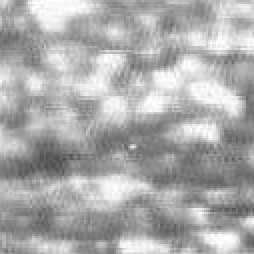
%> input picture data/1.bmp, 127 x 127 px (shown 2 times larger)
$ octave --eval "result = lrfunc(imread('data/1.bmp'));"   (GNU Octave 9; MATLAB toolbox functions it lacks are replaced by stand-ins)
%> lines starting %> are read from the running program, lines starting %| are printed output that depends on the picture
%  Infrared small target detection via line-based reconstruction and entropy-induced suppression
function [re, re1, re2] = lrfunc(img)
[row,col] = size(img);
%> row = 127; col = 127
img = double(img);
sita = zeros(row, col, 12);
pad = padarray(img, [6, 6], 'replicate');
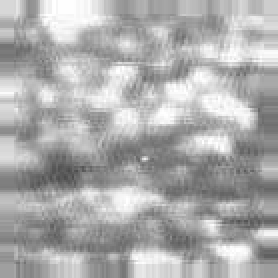
%> pad: size 139x139 double (shown 2 times larger); min 76, max 255, mean 172.3
for p=1:12;
    seta=p*pi/6;
    x2 = repmat(1:col, row, 1) + 6 + 2*cos(seta);     x2 = round(x2);
    y2 = repmat([1:row]', 1, col) + 6 + 2*sin(seta);     y2 = round(y2);
    x4 = repmat(1:col, row, 1) + 6 + 4*cos(seta);     x4 = round(x4);
    y4 = repmat([1:row]', 1, col) + 6 + 4*sin(seta);     y4 = round(y4);
    x6 = repmat(1:col, row, 1) +6 + 6*cos(seta);     x6 = round(x6);
    y6 = repmat([1:row]', 1, col) +6 + 6*sin(seta);     y6 = round(y6);

    ind2 = sub2ind(size(pad), y2, x2);
    val2 = pad(ind2);
    ind4 = sub2ind(size(pad), y4, x4);
    val4 = pad(ind4);
    ind6 = sub2ind(size(pad), y6, x6);
    val6 = pad(ind6);
    tt = cat(3, val2, val4, val6);
    line = min(tt, [], 3);
    %% 比较耗时
    % [13 lines of commented-out code are left out]
    sita(:, :, p) = line;
end
%> this loop made 12 passes
%> pass 1, in lrfunc, `val4 = pad(ind4);`:
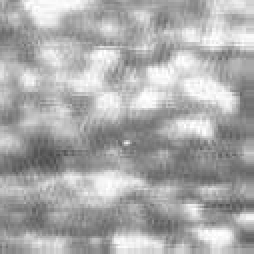
%> val4: size 127x127 double (shown 2 times larger); min 76, max 255, mean 170.9
%> pass 1, in lrfunc, `val6 = pad(ind6);`:
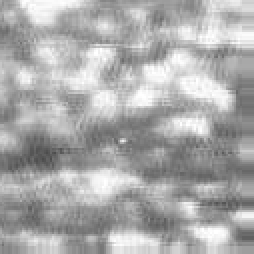
%> val6: size 127x127 double (shown 2 times larger); min 76, max 255, mean 170.8
%> pass 1, in lrfunc, `tt = cat(3, val2, val4, val6);`:
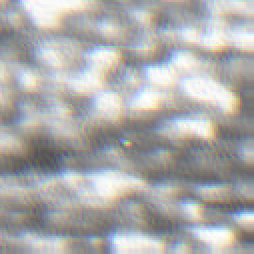
%> tt: size 127x127x3 double (shown 2 times larger); mean R, G, B 171.1, 170.9, 170.8
back=max(sita, [], 3);
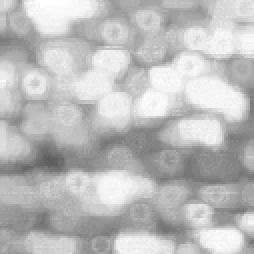
%> back: size 127x127 double (shown 2 times larger); min 91, max 255, mean 188.8
re1 = double(img)-back;
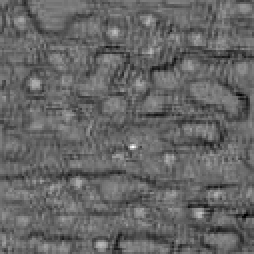
%> re1: size 127x127 double (shown 2 times larger); min -97, max 102, mean -17.4; drawn with min black and max white
re = (re1 - mean2(re1)).^2; %  论文里的结果
%%
re2 = re1;
re2(re2<0) = 0; % 论文里没有这个步骤
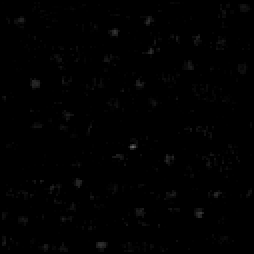
%> re2: size 127x127 double (shown 2 times larger); min 0, max 102, mean 1.1
if 0
    figure; imshow(uint8(img)); title('original image');
    hold on;
    [y,x] = find(img == min(img(:)));
    plot(x, y, 'rs');
    hold off;
    img(y, x)
    back(y, x)
    figure; imshow(back, []);
    figure; imshow(re, []); title('re');
    figure; imshow(re1, []); title('re1');
    figure; imshow(re2, []); title('re2');
end
end

$ run again, on data/10.bmp
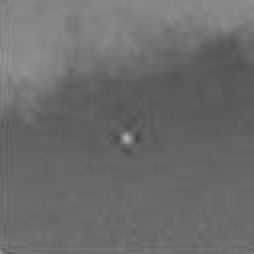
%> input picture data/10.bmp, 127 x 127 px (shown 2 times larger)
%> in lrfunc, `re1 = double(img)-back;`:
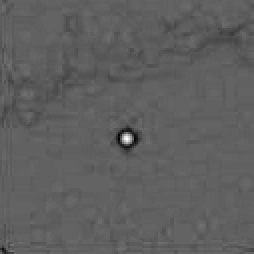
%> re1: size 127x127 double (shown 2 times larger); min -51, max 80, mean -2.1; drawn with min black and max white
%> in lrfunc, `re = (re1 - mean2(re1)).^2;`:
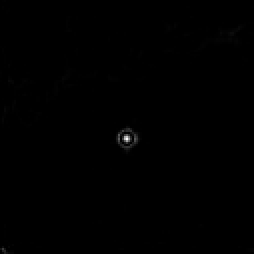
%> re: size 127x127 double (shown 2 times larger); min 0.0166, max 6745.2, mean 14.2; drawn with min black and max white

$ run again, on data/11.bmp
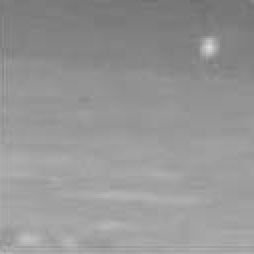
%> input picture data/11.bmp, 127 x 127 px (shown 2 times larger)
%> in lrfunc, `re1 = double(img)-back;`:
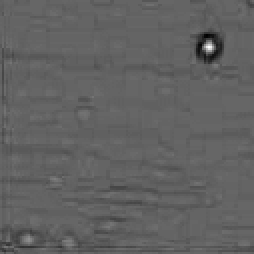
%> re1: size 127x127 double (shown 2 times larger); min -46, max 68, mean -2.3; drawn with min black and max white
%> in lrfunc, `re = (re1 - mean2(re1)).^2;`:
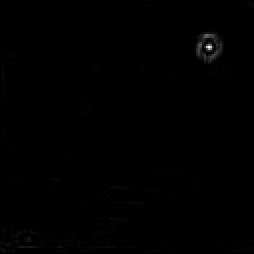
%> re: size 127x127 double (shown 2 times larger); min 0.0925, max 4942.7, mean 15; drawn with min black and max white

$ run again, on data/12.bmp
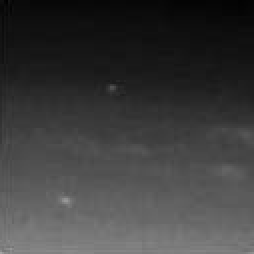
%> input picture data/12.bmp, 127 x 127 px (shown 2 times larger)
%> in lrfunc, `re = (re1 - mean2(re1)).^2;`:
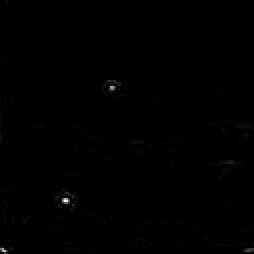
%> re: size 127x127 double (shown 2 times larger); min 0.174, max 2458.4, mean 8.5; drawn with min black and max white
